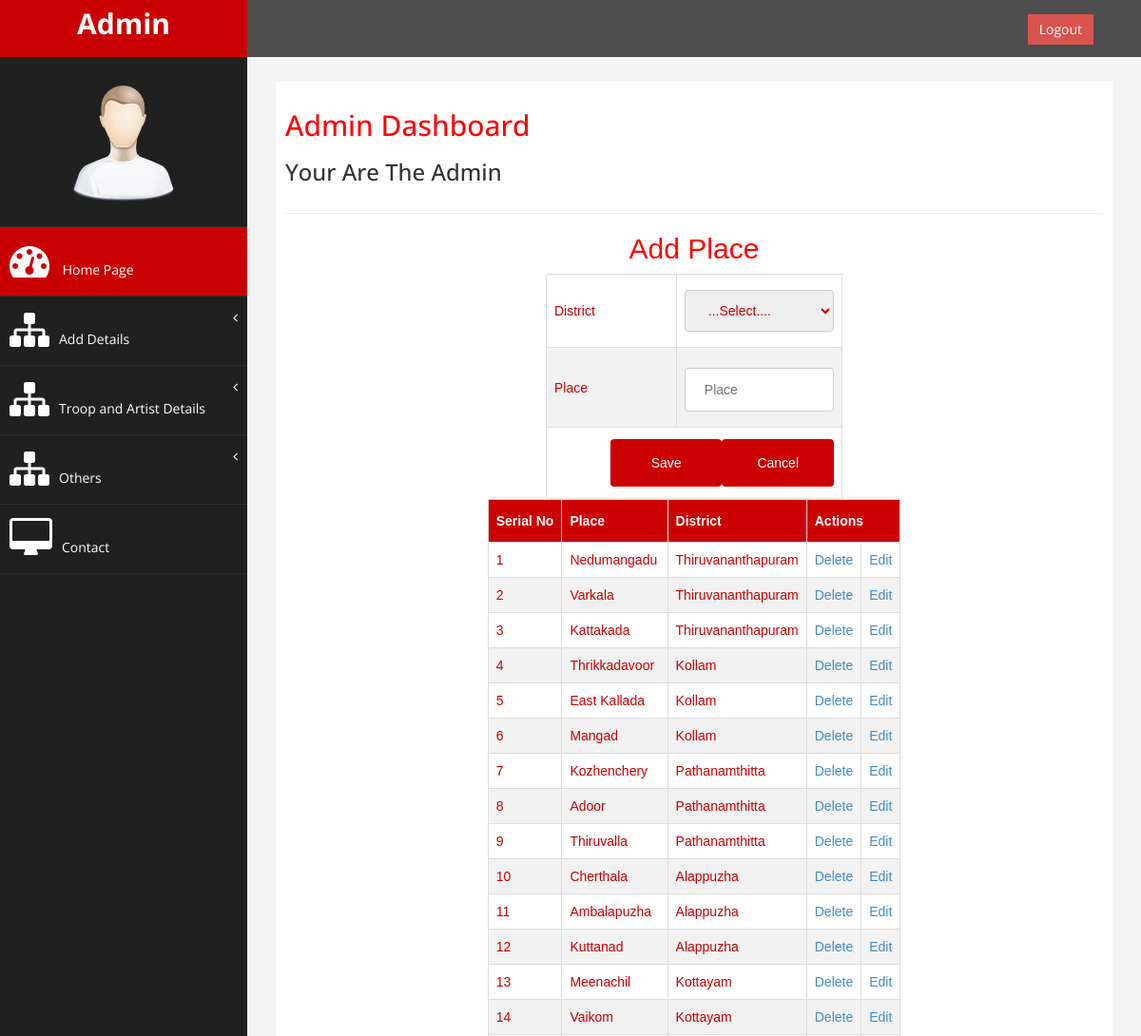
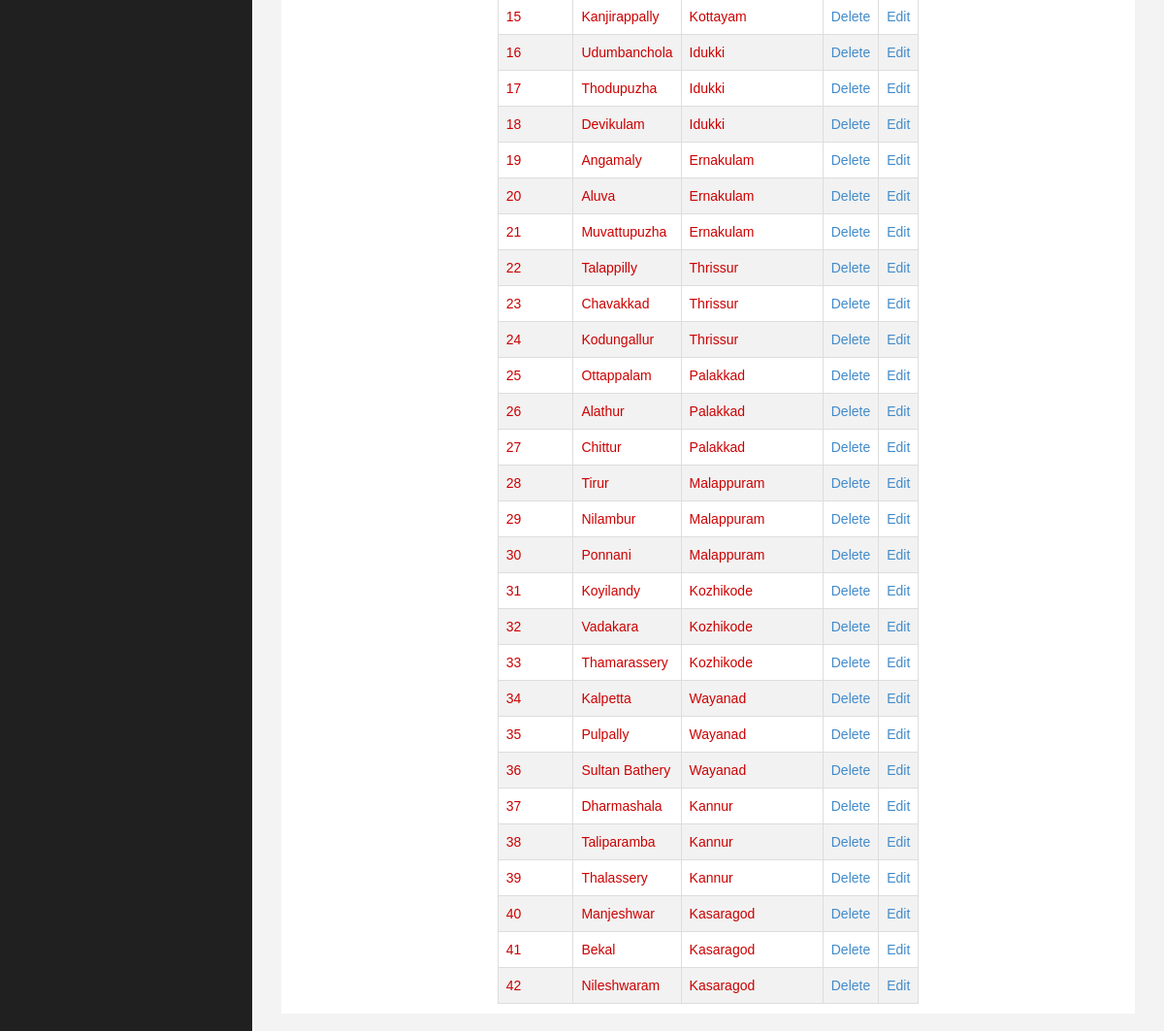
/Program-Booking/Admin/Place.php, run on the app's committed database (2 pictures, top to bottom).
### tables this page shows
CREATE TABLE `tbl_place` (
  `place_id` int(50) NOT NULL auto_increment,
  `place_name` varchar(50) NOT NULL,
  `district_id` int(50) NOT NULL,
  PRIMARY KEY  (`place_id`)
);

CREATE TABLE `tbl_district` (
  `district_id` int(50) NOT NULL auto_increment,
  `district_name` varchar(50) NOT NULL,
  PRIMARY KEY  (`district_id`)
);

### Program-Booking/Admin/Place.php (the view, shortened to what this page needs)
<!DOCTYPE html PUBLIC "-//W3C//DTD XHTML 1.0 Transitional//EN" "http://www.w3.org/TR/xhtml1/DTD/xhtml1-transitional.dtd">
<html xmlns="http://www.w3.org/1999/xhtml">
<head>
<?php include("HomePage.php")?>
</head>
<div id="tab" align="center">
<h2>Add Place</h2>
<body>
<form id="form1" name="form1" method="post" action="">
  <table width="312" border="1">
    <tr>
      <td width="132">District</td>
      <td width="168">
      <select name="seldistrict" required="required">
      <option selected="selected" value="">...Select....</option>
      </select></td>
    </tr>
    <tr>
      <td>Place</td>
      <td><label for="txtplace"></label>
      <input type="text" name="txtplace" id="txtplace" value="<?php echo $raw1['place_name']?>" required="required" placeholder="Place" /></td>
    </tr>
    <tr>
      <td colspan="2" align="right"><input type="submit" name="save" id="save" value="Save" /><input type="reset" name="cancel" id="cancel" value="Cancel" /></td>
    </tr>
  </table>
  <table border="1">
  <tr>
  <th>
  Serial No
  </th>
  <th>Place</th>
  <th>District</th>
  <th colspan="2">Actions</th>
  </tr>
         <tr>
             <?php
			 $sel="select * from tbl_place p inner join tbl_district d on p.district_id=d.district_id";
			 $datas=mysql_query($sel);
			 $i=0;
			 while($raw=mysql_fetch_array($datas))
			 {
				 $i=$i+1;
				 ?>
                 <tr>
                     <td><?php echo $i ?></td>
                     <td><?php echo $raw["place_name"] ?></td>
                     <td><?php echo $raw["district_name"] ?></td>
                     <td><a href="Place.php?delid=<?php echo $raw["place_id"]?>">Delete</a></td>
                     <td><a href="Place.php?editid=<?php echo $raw["place_id"]?>";>Edit</a></td>
                 </tr>
                 <?php
                 }
			 ?>
         </tr>
  </table>
</form>
</body>
</div>
</html>

### Program-Booking/Admin/assets/css/custom.css (style rules this page uses)
body { font-family: 'Open Sans', sans-serif; }
h2 { color: #f00; }

### Program-Booking/Admin/form.css (style rules this page uses)
#tab { font-family: "Trebuchet MS", Arial, Helvetica, sans-serif; border-collapse: collapse; width: 100%; }
#tab td, #tab th { border: 1px solid #ddd; padding: 8px; color: #C00; }
#tab tr:nth-child(even) { background-color: #f2f2f2; }
#tab th { padding-top: 12px; padding-bottom: 12px; text-align: left; background-color: #C00; color: white; }
input[type=text], select { width: 100%; padding: 12px 20px; margin: 8px 0; display: inline-block; border: 1px solid #ccc; border-radius: 4px; box-sizing: border-box; }
input[type=submit] { width: 40%; background-color: #C00; color: white; padding: 15px; margin: 4px 0; border: none; border-radius: 4px; cursor: pointer; }
input[type=reset] { width: 40%; background-color: #C00; color: white; padding: 15px; margin: 4px 0; border: none; border-radius: 4px; cursor: pointer; }

### data on the page
tbl_place: place_name "Nedumangadu", district.district_name "Thiruvananthapuram"
tbl_place: place_name "Varkala", district.district_name "Thiruvananthapuram"
tbl_place: place_name "Kattakada", district.district_name "Thiruvananthapuram"
tbl_place: place_name "Thrikkadavoor", district.district_name "Kollam"
tbl_place: place_name "East Kallada", district.district_name "Kollam"
tbl_place: place_name "Mangad", district.district_name "Kollam"
tbl_place: place_name "Kozhenchery", district.district_name "Pathanamthitta"
tbl_place: place_name "Adoor", district.district_name "Pathanamthitta"
tbl_place: place_name "Thiruvalla", district.district_name "Pathanamthitta"
tbl_place: place_name "Cherthala", district.district_name "Alappuzha"
tbl_place: place_name "Ambalapuzha", district.district_name "Alappuzha"
tbl_place: place_name "Kuttanad", district.district_name "Alappuzha"
tbl_place: place_name "Meenachil", district.district_name "Kottayam"
tbl_place: place_name "Vaikom", district.district_name "Kottayam"
tbl_place: place_name "Kanjirappally", district.district_name "Kottayam"
tbl_place: place_name "Udumbanchola", district.district_name "Idukki"
tbl_place: place_name "Thodupuzha", district.district_name "Idukki"
tbl_place: place_name "Devikulam", district.district_name "Idukki"
tbl_place: place_name "Angamaly", district.district_name "Ernakulam"
tbl_place: place_name "Aluva", district.district_name "Ernakulam"
tbl_place: place_name "Muvattupuzha", district.district_name "Ernakulam"
tbl_place: place_name "Talappilly", district.district_name "Thrissur"
tbl_place: place_name "Chavakkad", district.district_name "Thrissur"
tbl_place: place_name "Kodungallur", district.district_name "Thrissur"
tbl_place: place_name "Ottappalam", district.district_name "Palakkad"
tbl_place: place_name "Alathur", district.district_name "Palakkad"
tbl_place: place_name "Chittur", district.district_name "Palakkad"
tbl_place: place_name "Tirur", district.district_name "Malappuram"
tbl_place: place_name "Nilambur", district.district_name "Malappuram"
tbl_place: place_name "Ponnani", district.district_name "Malappuram"
tbl_place: place_name "Koyilandy", district.district_name "Kozhikode"
tbl_place: place_name "Vadakara", district.district_name "Kozhikode"
tbl_place: place_name "Thamarassery", district.district_name "Kozhikode"
tbl_place: place_name "Kalpetta", district.district_name "Wayanad"
tbl_place: place_name "Pulpally", district.district_name "Wayanad"
tbl_place: place_name "Sultan Bathery", district.district_name "Wayanad"
tbl_place: place_name "Dharmashala", district.district_name "Kannur"
tbl_place: place_name "Taliparamba", district.district_name "Kannur"
tbl_place: place_name "Thalassery", district.district_name "Kannur"
tbl_place: place_name "Manjeshwar", district.district_name "Kasaragod"
tbl_place: place_name "Bekal", district.district_name "Kasaragod"
tbl_place: place_name "Nileshwaram", district.district_name "Kasaragod"
